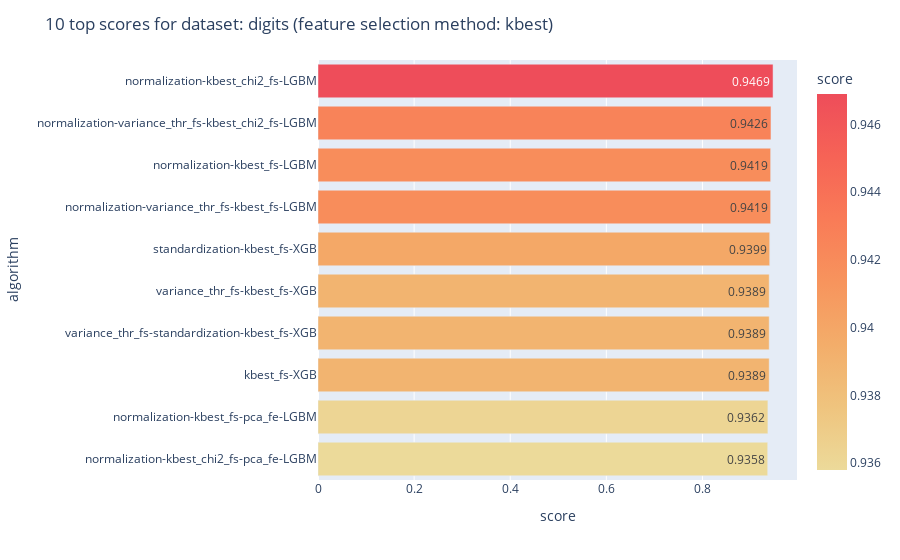

Source (notebook cell):
### Code cell
plot_n_top_models(df, dataset_name='digits', n=10, fs_type='kbest')

### Figure 1 — Plotly figure (JSON) as saved in the notebook; plotly's stock layout.template omitted (floating-point values rounded to 4 significant figures)
{"data": [{"alignmentgroup": "True", "hovertemplate": "Score:: %{x:.4f}<br>Model: %{y}<br>Dataset: digits", "legendgroup": "", "marker": {"color": [0.9469, 0.9426, 0.9419, 0.9419, 0.9399, 0.9389, 0.9389, 0.9389, 0.9362, 0.9358], "coloraxis": "coloraxis", "pattern": {"shape": ""}}, "name": "", "offsetgroup": "", "orientation": "h", "showlegend": false, "text": [0.9469, 0.9426, 0.9419, 0.9419, 0.9399, 0.9389, 0.9389, 0.9389, 0.9362, 0.9358], "textposition": "auto", "type": "bar", "x": [0.9469, 0.9426, 0.9419, 0.9419, 0.9399, 0.9389, 0.9389, 0.9389, 0.9362, 0.9358], "xaxis": "x", "y": ["normalization-kbest_chi2_fs-LGBM", "normalization-variance_thr_fs-kbest_chi2_fs-LGBM", "normalization-kbest_fs-LGBM", "normalization-variance_thr_fs-kbest_fs-LGBM", "standardization-kbest_fs-XGB", "variance_thr_fs-kbest_fs-XGB", "variance_thr_fs-standardization-kbest_fs-XGB", "kbest_fs-XGB", "normalization-kbest_fs-pca_fe-LGBM", "normalization-kbest_chi2_fs-pca_fe-LGBM"], "yaxis": "y"}], "layout": {"barmode": "relative", "coloraxis": {"colorbar": {"title": {"text": "score"}}, "colorscale": [[0, "rgb(236, 218, 154)"], [0.1667, "rgb(239, 196, 126)"], [0.3333, "rgb(243, 173, 106)"], [0.5, "rgb(247, 148, 93)"], [0.6667, "rgb(249, 123, 87)"], [0.8333, "rgb(246, 99, 86)"], [1, "rgb(238, 77, 90)"]]}, "legend": {"tracegroupgap": 0}, "margin": {"t": 60}, "title": {"text": "10 top scores for dataset: digits (feature selection method: kbest)"}, "xaxis": {"anchor": "y", "domain": [0, 1], "title": {"text": "score"}}, "yaxis": {"anchor": "x", "autorange": "reversed", "domain": [0, 1], "title": {"text": "algorithm"}}}}
